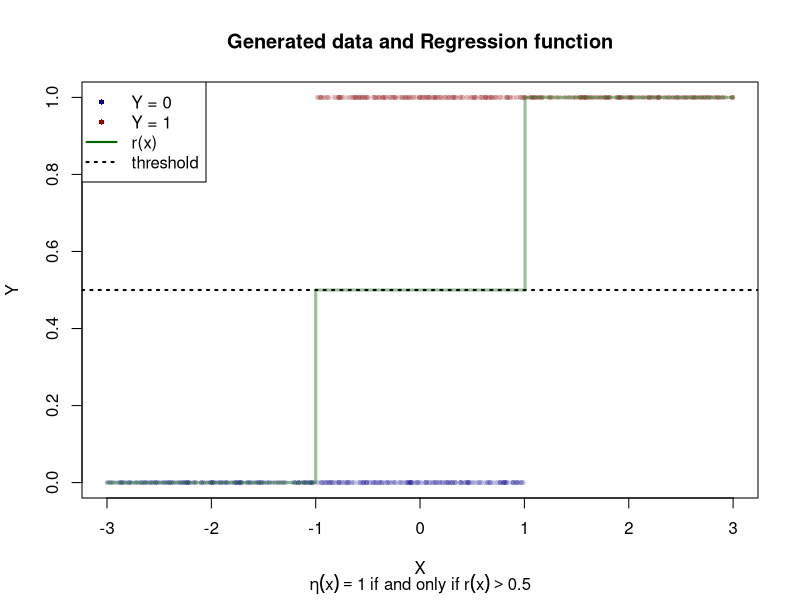

Write the R code that produced this figure.
## ---- chunk 1
knitr::opts_chunk$set(echo = TRUE)
## ---- chunk 2
set.seed(54) # We begin with setting the seed for reproducibility
n = 1000 # Sample size
p = 0.5 # Parameter for Bernoulli distribution
# Define the distribution
simulate = function(n){
  y = rbinom(n, 1, p) # We generate Y ~ Ber(p = 0.5)
  x = ifelse(y == 0, runif(n, -3, 1), runif(n, -1, 3))  # X conditional on Y
  data.frame(x = x, y = y)
}
# We simulate one dataset
data <- simulate(n)

# We define the regression function
reg_fun = function(x){
  dunif(x,-1,3) / (dunif(x,-1,3) + dunif(x,-3,1))
}

# Plot the data
plot(data$x, data$y, 
     col = ifelse(data$y == 1, adjustcolor("darkred", alpha.f = 0.1), 
                                  adjustcolor("darkblue", alpha.f = 0.1)), 
     pch = 16, cex = 0.7, xlab = "X", ylab = "Y", 
     main = "Generated data and Regression function", 
     sub = expression(eta(x) == 1 ~ "if and only if" ~ r(x) > 0.5))

# Plot the Regression Function r(x)
x_seq <- seq(-3, 3, length.out = 1000)
r_values <- reg_fun(x_seq)

lines(x_seq, r_values, type = 's', 
      col = adjustcolor("darkgreen", alpha.f = 0.4), # Adjust transparency with alpha.f
      lwd = 3) # Line width


# Add the regression function threshold
abline(h = 0.5, lty = 3, lwd =2)

# Add Legend
legend("topleft", legend = c("Y = 0", "Y = 1", "r(x)",'threshold'), 
       col = c('darkblue','darkred','darkgreen','black'), lty = c(0, 0, 1,3), 
       pch = c(16, 16, NA,NA), pt.cex = c(0.7, 0.7, NA,NA), lwd = c(NA, NA, 2,2))
## ---- chunk 3
# Define Bayes Classifier
bayes_classifier <- function(x) {
  ifelse(x > 1 & x <= 3, 1, 0)
}

# We evaluate its performance

# Predict using the Bayes classifier
data$y_pred <- bayes_classifier(data$x)

accuracy <- mean(data$y == data$y_pred)
cat("Accuracy of Bayes Classifier:", accuracy, "\n")

